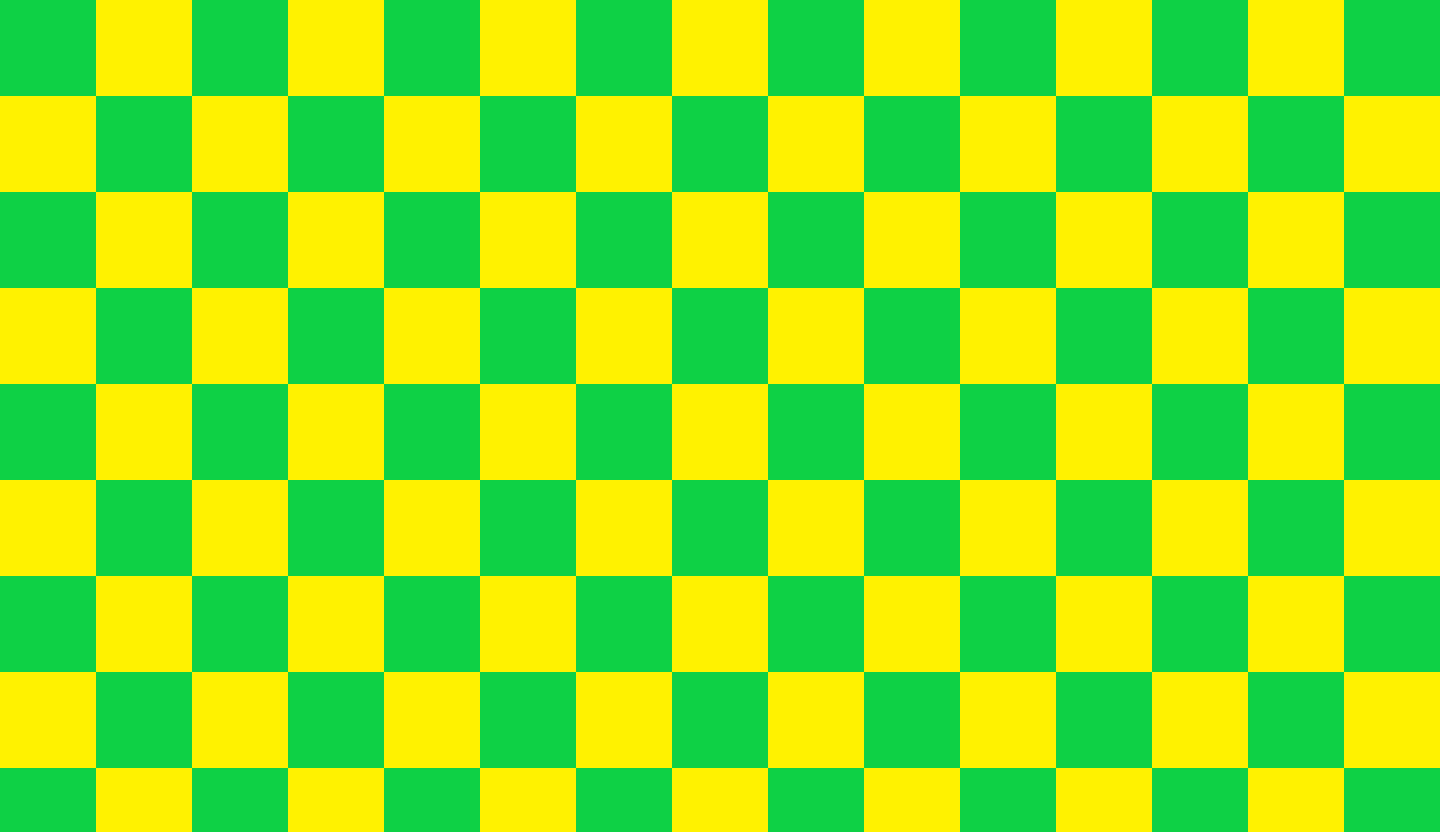

Rendered tile map (Tiled .tmx) drawn with the repository's tilesets; below, a short description and the full map source, tile grids included:
An orthogonal 45x26 tile map with 32x32 px tiles, 1 tile layer (Calque de Tuiles 1), 2 tilesets.

<map version="1.9" tiledversion="1.9.2" orientation="orthogonal" renderorder="right-down" width="45" height="26" tilewidth="32" tileheight="32" infinite="0" nextlayerid="2" nextobjectid="1">
 <tileset firstgid="1" source="obj.tsx" />
 <tileset firstgid="17" source="player.tsx" />
 <layer id="1" name="Calque de Tuiles 1" width="45" height="26">
  <data encoding="csv">
1,1,1,17,17,17,1,2,3,17,17,17,1,2,3,17,17,17,1,2,3,17,17,17,1,2,3,17,17,17,1,2,3,17,17,17,1,2,3,17,17,17,1,2,3,
1,1,1,17,17,17,5,6,7,17,17,17,5,6,7,17,17,17,5,6,7,17,17,17,5,6,7,17,17,17,5,6,7,17,17,17,5,6,7,17,17,17,5,6,7,
1,1,1,17,17,17,9,10,11,17,17,17,9,10,11,17,17,17,9,10,11,17,17,17,9,10,11,17,17,17,9,10,11,17,17,17,9,10,11,17,17,17,9,10,11,
17,17,17,1,2,3,17,17,17,1,2,3,17,17,17,1,2,3,17,17,17,1,2,3,17,17,17,1,2,3,17,17,17,1,2,3,17,17,17,1,2,3,17,17,17,
17,17,17,5,6,7,17,17,17,5,6,7,17,17,17,5,6,7,17,17,17,5,6,7,17,17,17,5,6,7,17,17,17,5,6,7,17,17,17,5,6,7,17,17,17,
17,17,17,9,10,11,17,17,17,9,10,11,17,17,17,9,10,11,17,17,17,9,10,11,17,17,17,9,10,11,17,17,17,9,10,11,17,17,17,9,10,11,17,17,17,
1,2,3,17,17,17,1,2,3,17,17,17,1,2,3,17,17,17,1,2,3,17,17,17,1,2,3,17,17,17,1,2,3,17,17,17,1,2,3,17,17,17,1,2,3,
5,6,7,17,17,17,5,6,7,17,17,17,5,6,7,17,17,17,5,6,7,17,17,17,5,6,7,17,17,17,5,6,7,17,17,17,5,6,7,17,17,17,5,6,7,
9,10,11,17,17,17,9,10,11,17,17,17,9,10,11,17,17,17,9,10,11,17,17,17,9,10,11,17,17,17,9,10,11,17,17,17,9,10,11,17,17,17,9,10,11,
17,17,17,1,2,3,17,17,17,1,2,3,17,17,17,1,2,3,17,17,17,1,2,3,17,17,17,1,2,3,17,17,17,1,2,3,17,17,17,1,2,3,17,17,17,
17,17,17,5,6,7,17,17,17,5,6,7,17,17,17,5,6,7,17,17,17,5,6,7,17,17,17,5,6,7,17,17,17,5,6,7,17,17,17,5,6,7,17,17,17,
17,17,17,9,10,11,17,17,17,9,10,11,17,17,17,9,10,11,17,17,17,9,10,11,17,17,17,9,10,11,17,17,17,9,10,11,17,17,17,9,10,11,17,17,17,
1,2,3,17,17,17,1,2,3,17,17,17,1,2,3,17,17,17,1,2,3,17,17,17,1,2,3,17,17,17,1,2,3,17,17,17,1,2,3,17,17,17,1,2,3,
5,6,7,17,17,17,5,6,7,17,17,17,5,6,7,17,17,17,5,6,7,17,17,17,5,6,7,17,17,17,5,6,7,17,17,17,5,6,7,17,17,17,5,6,7,
9,10,11,17,17,17,9,10,11,17,17,17,9,10,11,17,17,17,9,10,11,17,17,17,9,10,11,17,17,17,9,10,11,17,17,17,9,10,11,17,17,17,9,10,11,
17,17,17,1,2,3,17,17,17,1,2,3,17,17,17,1,2,3,17,17,17,1,2,3,17,17,17,1,2,3,17,17,17,1,2,3,17,17,17,1,2,3,17,17,17,
17,17,17,5,6,7,17,17,17,5,6,7,17,17,17,5,6,7,17,17,17,5,6,7,17,17,17,5,6,7,17,17,17,5,6,7,17,17,17,5,6,7,17,17,17,
17,17,17,9,10,11,17,17,17,9,10,11,17,17,17,9,10,11,17,17,17,9,10,11,17,17,17,9,10,11,17,17,17,9,10,11,17,17,17,9,10,11,17,17,17,
1,2,3,17,17,17,1,2,3,17,17,17,1,2,3,17,17,17,1,2,3,17,17,17,1,2,3,17,17,17,1,2,3,17,17,17,1,2,3,17,17,17,1,2,3,
5,6,7,17,17,17,5,6,7,17,17,17,5,6,7,17,17,17,5,6,7,17,17,17,5,6,7,17,17,17,5,6,7,17,17,17,5,6,7,17,17,17,5,6,7,
9,10,11,17,17,17,9,10,11,17,17,17,9,10,11,17,17,17,9,10,11,17,17,17,9,10,11,17,17,17,9,10,11,17,17,17,9,10,11,17,17,17,9,10,11,
17,17,17,1,2,3,17,17,17,1,2,3,17,17,17,1,2,3,17,17,17,1,2,3,17,17,17,1,2,3,17,17,17,1,2,3,17,17,17,1,2,3,17,17,17,
17,17,17,5,6,7,17,17,17,5,6,7,17,17,17,5,6,7,17,17,17,5,6,7,17,17,17,5,6,7,17,17,17,5,6,7,17,17,17,5,6,7,17,17,17,
17,17,17,9,10,11,17,17,17,9,10,11,17,17,17,9,10,11,17,17,17,9,10,11,17,17,17,9,10,11,17,17,17,9,10,11,17,17,17,9,10,11,17,17,17,
1,2,3,17,17,17,1,2,3,17,17,17,1,2,3,17,17,17,1,2,3,17,17,17,1,2,3,17,17,17,1,2,3,17,17,17,1,2,3,17,17,17,1,2,3,
5,6,7,17,17,17,5,6,7,17,17,17,5,6,7,17,17,17,5,6,7,17,17,17,5,6,7,17,17,17,5,6,7,17,17,17,5,6,7,17,17,17,5,6,7
</data>
 </layer>
</map>